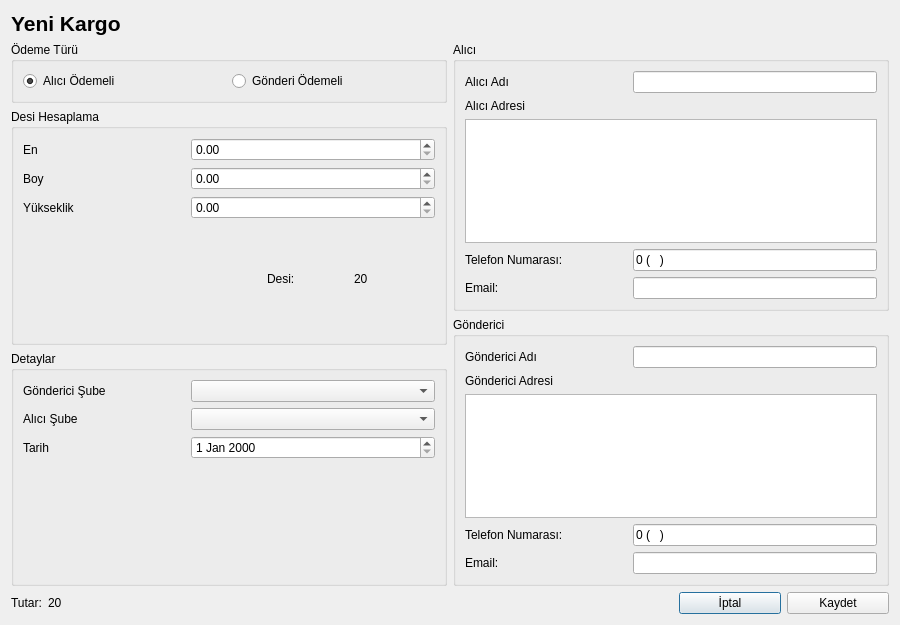
<?xml version="1.0" encoding="UTF-8"?>
<ui version="4.0">
 <class>KRGYeniKargoEkle</class>
 <widget class="QDialog" name="KRGYeniKargoEkle">
  <property name="geometry">
   <rect>
    <x>0</x>
    <y>0</y>
    <width>900</width>
    <height>625</height>
   </rect>
  </property>
  <property name="windowTitle">
   <string>Yeni Kargo Ekle</string>
  </property>
  <layout class="QGridLayout" name="gridLayout_6">
   <item row="0" column="0">
    <layout class="QVBoxLayout" name="verticalLayout_9">
     <item>
      <widget class="QLabel" name="lblYeniKargo">
       <property name="font">
        <font>
         <pointsize>16</pointsize>
         <weight>75</weight>
         <bold>true</bold>
        </font>
       </property>
       <property name="text">
        <string>Yeni Kargo</string>
       </property>
      </widget>
     </item>
     <item>
      <layout class="QHBoxLayout" name="horizontalLayout_17">
       <item>
        <layout class="QVBoxLayout" name="verticalLayout_7">
         <item>
          <widget class="QGroupBox" name="groupBoxOdemeTuru">
           <property name="title">
            <string>Ödeme Türü</string>
           </property>
           <layout class="QGridLayout" name="gridLayout_2">
            <item row="0" column="0">
             <layout class="QHBoxLayout" name="horizontalLayout_7" stretch="1,1">
              <item>
               <widget class="QRadioButton" name="radiobtnAliciOdemeli">
                <property name="text">
                 <string>Alıcı Ödemeli</string>
                </property>
                <property name="checked">
                 <bool>true</bool>
                </property>
               </widget>
              </item>
              <item>
               <widget class="QRadioButton" name="radiobtnGonderiOdemeli">
                <property name="text">
                 <string>Gönderi Ödemeli</string>
                </property>
               </widget>
              </item>
             </layout>
            </item>
           </layout>
          </widget>
         </item>
         <item>
          <widget class="QGroupBox" name="groupBoxDesi">
           <property name="title">
            <string>Desi Hesaplama</string>
           </property>
           <layout class="QGridLayout" name="gridLayout">
            <item row="0" column="0">
             <layout class="QVBoxLayout" name="verticalLayout" stretch="1,1,1,1">
              <item>
               <layout class="QHBoxLayout" name="horizontalLayout_3" stretch="2,3">
                <item>
                 <widget class="QLabel" name="lblDesiEn">
                  <property name="text">
                   <string>En</string>
                  </property>
                  <property name="buddy">
                   <cstring>dspinboxDesiEn</cstring>
                  </property>
                 </widget>
                </item>
                <item>
                 <widget class="QDoubleSpinBox" name="dspinboxDesiEn"/>
                </item>
               </layout>
              </item>
              <item>
               <layout class="QHBoxLayout" name="horizontalLayout_4" stretch="2,3">
                <item>
                 <widget class="QLabel" name="lblDesiBoy">
                  <property name="text">
                   <string>Boy</string>
                  </property>
                  <property name="buddy">
                   <cstring>dspinboxDesiBoy</cstring>
                  </property>
                 </widget>
                </item>
                <item>
                 <widget class="QDoubleSpinBox" name="dspinboxDesiBoy"/>
                </item>
               </layout>
              </item>
              <item>
               <layout class="QHBoxLayout" name="horizontalLayout_5" stretch="2,3">
                <item>
                 <widget class="QLabel" name="lblDesiYukseklik">
                  <property name="text">
                   <string>Yükseklik</string>
                  </property>
                  <property name="buddy">
                   <cstring>dspinboxDesiYukseklik</cstring>
                  </property>
                 </widget>
                </item>
                <item>
                 <widget class="QDoubleSpinBox" name="dspinboxDesiYukseklik"/>
                </item>
               </layout>
              </item>
              <item>
               <layout class="QHBoxLayout" name="horizontalLayout" stretch="3,1,1">
                <item>
                 <spacer name="horizontalSpacer">
                  <property name="orientation">
                   <enum>Qt::Horizontal</enum>
                  </property>
                  <property name="sizeHint" stdset="0">
                   <size>
                    <width>40</width>
                    <height>20</height>
                   </size>
                  </property>
                 </spacer>
                </item>
                <item>
                 <widget class="QLabel" name="lblDesiSonuctanOncekiLabel">
                  <property name="text">
                   <string>Desi:</string>
                  </property>
                 </widget>
                </item>
                <item>
                 <widget class="QLabel" name="lblDesiSonucSayi">
                  <property name="text">
                   <string>20</string>
                  </property>
                 </widget>
                </item>
               </layout>
              </item>
             </layout>
            </item>
           </layout>
          </widget>
         </item>
         <item>
          <widget class="QGroupBox" name="groupBoxDetaylar">
           <property name="title">
            <string>Detaylar</string>
           </property>
           <layout class="QGridLayout" name="gridLayout_5">
            <item row="0" column="0">
             <layout class="QVBoxLayout" name="verticalLayout_6">
              <item>
               <layout class="QHBoxLayout" name="horizontalLayout_8" stretch="2,3">
                <item>
                 <widget class="QLabel" name="lblGondericiSube">
                  <property name="text">
                   <string>Gönderici Şube</string>
                  </property>
                  <property name="buddy">
                   <cstring>comboboxGondericiSube</cstring>
                  </property>
                 </widget>
                </item>
                <item>
                 <widget class="QComboBox" name="comboboxGondericiSube"/>
                </item>
               </layout>
              </item>
              <item>
               <layout class="QHBoxLayout" name="horizontalLayout_9" stretch="2,3">
                <item>
                 <widget class="QLabel" name="lblAliciSube">
                  <property name="text">
                   <string>Alıcı Şube</string>
                  </property>
                  <property name="buddy">
                   <cstring>comboboxAliciSube</cstring>
                  </property>
                 </widget>
                </item>
                <item>
                 <widget class="QComboBox" name="comboboxAliciSube"/>
                </item>
               </layout>
              </item>
              <item>
               <layout class="QHBoxLayout" name="horizontalLayout_11" stretch="2,3">
                <item>
                 <widget class="QLabel" name="lblTarih">
                  <property name="text">
                   <string>Tarih</string>
                  </property>
                  <property name="buddy">
                   <cstring>dateEditTarih</cstring>
                  </property>
                 </widget>
                </item>
                <item>
                 <widget class="QDateEdit" name="dateEditTarih">
                  <property name="calendarPopup">
                   <bool>false</bool>
                  </property>
                 </widget>
                </item>
               </layout>
              </item>
              <item>
               <spacer name="verticalSpacer">
                <property name="orientation">
                 <enum>Qt::Vertical</enum>
                </property>
                <property name="sizeHint" stdset="0">
                 <size>
                  <width>20</width>
                  <height>40</height>
                 </size>
                </property>
               </spacer>
              </item>
             </layout>
            </item>
           </layout>
          </widget>
         </item>
        </layout>
       </item>
       <item>
        <layout class="QVBoxLayout" name="verticalLayout_8">
         <item>
          <widget class="QGroupBox" name="groupBoxAliciDetay">
           <property name="title">
            <string>Alıcı</string>
           </property>
           <layout class="QGridLayout" name="gridLayout_3">
            <item row="0" column="0">
             <layout class="QVBoxLayout" name="verticalLayout_2">
              <item>
               <layout class="QHBoxLayout" name="horizontalLayout_13" stretch="2,3">
                <item>
                 <widget class="QLabel" name="lblAliciAdi">
                  <property name="text">
                   <string>Alıcı Adı</string>
                  </property>
                  <property name="buddy">
                   <cstring>lineEditAliciAdi</cstring>
                  </property>
                 </widget>
                </item>
                <item>
                 <widget class="QLineEdit" name="lineEditAliciAdi"/>
                </item>
               </layout>
              </item>
              <item>
               <layout class="QVBoxLayout" name="verticalLayout_3" stretch="0,0">
                <item>
                 <widget class="QLabel" name="lblAliciAdresi">
                  <property name="text">
                   <string>Alıcı Adresi</string>
                  </property>
                  <property name="buddy">
                   <cstring>plainTextEditAliciAdresi</cstring>
                  </property>
                 </widget>
                </item>
                <item>
                 <widget class="QPlainTextEdit" name="plainTextEditAliciAdresi"/>
                </item>
               </layout>
              </item>
              <item>
               <layout class="QHBoxLayout" name="horizontalLayout_12" stretch="2,3">
                <item>
                 <widget class="QLabel" name="lblAliciTelefonNumarasi">
                  <property name="text">
                   <string>Telefon Numarası:</string>
                  </property>
                  <property name="buddy">
                   <cstring>lineEditAliciTelefonNumarasi</cstring>
                  </property>
                 </widget>
                </item>
                <item>
                 <widget class="QLineEdit" name="lineEditAliciTelefonNumarasi">
                  <property name="inputMask">
                   <string>\0 (D99) 999 99 99</string>
                  </property>
                 </widget>
                </item>
               </layout>
              </item>
              <item>
               <layout class="QHBoxLayout" name="horizontalLayout_10" stretch="2,3">
                <item>
                 <widget class="QLabel" name="lblAliciEmail">
                  <property name="text">
                   <string>Email:</string>
                  </property>
                  <property name="buddy">
                   <cstring>lineEditAliciEmail</cstring>
                  </property>
                 </widget>
                </item>
                <item>
                 <widget class="QLineEdit" name="lineEditAliciEmail">
                  <property name="inputMethodHints">
                   <set>Qt::ImhEmailCharactersOnly</set>
                  </property>
                 </widget>
                </item>
               </layout>
              </item>
             </layout>
            </item>
           </layout>
          </widget>
         </item>
         <item>
          <widget class="QGroupBox" name="groupBoxGondericiDetay">
           <property name="title">
            <string>Gönderici</string>
           </property>
           <layout class="QGridLayout" name="gridLayout_4">
            <item row="0" column="0">
             <layout class="QVBoxLayout" name="verticalLayout_4">
              <item>
               <layout class="QHBoxLayout" name="horizontalLayout_14" stretch="2,3">
                <item>
                 <widget class="QLabel" name="lblGondericiAdi">
                  <property name="text">
                   <string>Gönderici Adı</string>
                  </property>
                  <property name="buddy">
                   <cstring>lineEditGondericiAdi</cstring>
                  </property>
                 </widget>
                </item>
                <item>
                 <widget class="QLineEdit" name="lineEditGondericiAdi"/>
                </item>
               </layout>
              </item>
              <item>
               <layout class="QVBoxLayout" name="verticalLayout_5" stretch="0,0">
                <item>
                 <widget class="QLabel" name="lblGondericiAdresi">
                  <property name="text">
                   <string>Gönderici Adresi</string>
                  </property>
                  <property name="buddy">
                   <cstring>plainTextEditGondericiAdresi</cstring>
                  </property>
                 </widget>
                </item>
                <item>
                 <widget class="QPlainTextEdit" name="plainTextEditGondericiAdresi"/>
                </item>
               </layout>
              </item>
              <item>
               <layout class="QHBoxLayout" name="horizontalLayout_15" stretch="2,3">
                <item>
                 <widget class="QLabel" name="lblGondericiTelefonNumarasi">
                  <property name="text">
                   <string>Telefon Numarası:</string>
                  </property>
                  <property name="buddy">
                   <cstring>lineEditGondericiTelefonNumarasi</cstring>
                  </property>
                 </widget>
                </item>
                <item>
                 <widget class="QLineEdit" name="lineEditGondericiTelefonNumarasi">
                  <property name="inputMask">
                   <string>\0 (D99) 999 99 99</string>
                  </property>
                 </widget>
                </item>
               </layout>
              </item>
              <item>
               <layout class="QHBoxLayout" name="horizontalLayout_16" stretch="2,3">
                <item>
                 <widget class="QLabel" name="lblGondericiEmail">
                  <property name="text">
                   <string>Email:</string>
                  </property>
                  <property name="buddy">
                   <cstring>lineEditGondericiEmail</cstring>
                  </property>
                 </widget>
                </item>
                <item>
                 <widget class="QLineEdit" name="lineEditGondericiEmail">
                  <property name="inputMethodHints">
                   <set>Qt::ImhEmailCharactersOnly</set>
                  </property>
                  <property name="inputMask">
                   <string/>
                  </property>
                 </widget>
                </item>
               </layout>
              </item>
             </layout>
            </item>
           </layout>
          </widget>
         </item>
        </layout>
       </item>
      </layout>
     </item>
     <item>
      <layout class="QHBoxLayout" name="horizontalLayout_2" stretch="0,0,6,1,1">
       <item>
        <widget class="QLabel" name="lblTutarSonucOncekiLabel">
         <property name="text">
          <string>Tutar:</string>
         </property>
        </widget>
       </item>
       <item>
        <widget class="QLabel" name="lblTutarSonuc">
         <property name="text">
          <string>20</string>
         </property>
        </widget>
       </item>
       <item>
        <spacer name="horizontalSpacer_4">
         <property name="orientation">
          <enum>Qt::Horizontal</enum>
         </property>
         <property name="sizeHint" stdset="0">
          <size>
           <width>40</width>
           <height>20</height>
          </size>
         </property>
        </spacer>
       </item>
       <item>
        <widget class="QPushButton" name="pushButtonIptal">
         <property name="text">
          <string>İptal</string>
         </property>
        </widget>
       </item>
       <item>
        <widget class="QPushButton" name="pushButtonKaydet">
         <property name="text">
          <string>Kaydet</string>
         </property>
        </widget>
       </item>
      </layout>
     </item>
    </layout>
   </item>
  </layout>
 </widget>
 <resources/>
 <connections>
  <connection>
   <sender>pushButtonKaydet</sender>
   <signal>clicked()</signal>
   <receiver>KRGYeniKargoEkle</receiver>
   <slot>accept()</slot>
   <hints>
    <hint type="sourcelabel">
     <x>808</x>
     <y>601</y>
    </hint>
    <hint type="destinationlabel">
     <x>582</x>
     <y>589</y>
    </hint>
   </hints>
  </connection>
  <connection>
   <sender>pushButtonIptal</sender>
   <signal>clicked()</signal>
   <receiver>KRGYeniKargoEkle</receiver>
   <slot>reject()</slot>
   <hints>
    <hint type="sourcelabel">
     <x>713</x>
     <y>603</y>
    </hint>
    <hint type="destinationlabel">
     <x>627</x>
     <y>597</y>
    </hint>
   </hints>
  </connection>
 </connections>
</ui>
